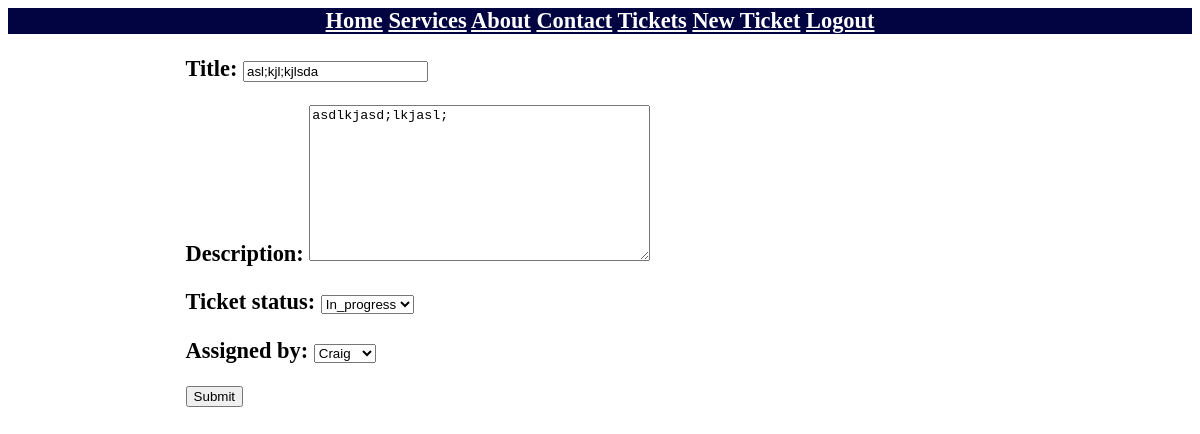
The app's page /edit/1/ (signed in) with its own data.
### webdev/models.py (models this page shows, shortened)
class Tickets(models.Model):
    NEW = 'New'
    IN_PROGESS = 'In Progress'
    DONE = 'Done'
    INVALID = 'Invalid'
    TICKET_STATUS_CHOICES = [
        (NEW, 'New'),
        (IN_PROGESS, 'In_progress'),
        (DONE, 'Done'),
        (INVALID, 'Invalid'),
    ]
    title = models.CharField(max_length=100)
    post_date = models.DateTimeField(default=timezone.now)
    description = models.TextField()
    ticket_status = models.CharField(
        max_length=20,
        choices=TICKET_STATUS_CHOICES,
        default=NEW
    )
    created_by = models.ForeignKey(
        User,
        on_delete=models.CASCADE,
        related_name='created_by+'
    )
    assigned_by = models.ForeignKey(
        User,
        on_delete=models.CASCADE,
        default=None,
        null=True,
        blank=True,
        related_name='assigned_by+'
    )
    completed_by = models.ForeignKey(
        User,
        on_delete=models.CASCADE,
        default=None,
        null=True,
        related_name='completed_by+'
    )

### webdev/views.py (the view, shortened to what this page needs)
# urls.py: path('edit/<int:id>/', v.edit_ticket_view, name='edit'),
@login_required
def edit_ticket_view(request, id):
    html = 'genericform.html'
    instance = Tickets.objects.get(id=id)
    form = adding_new_ticket_form(instance=instance)
    return render(request, html, {'form': form})

### webdev/forms.py
class adding_new_ticket_form(forms.ModelForm):
    class Meta:
        model = Tickets
        fields = [
            'title',
            'description',
            'ticket_status',
            'assigned_by'
        ]
        widgets = {
            'ticket': forms.RadioSelect
        }

### templates/genericform.html (shortened to what this page needs)
{% include 'navbar.html' %}
<head></head>
{% load static %}
<link rel="stylesheet" type="text/css" href="{% static 'main.css' %}">
<div>
    <form action="" method="post" style="margin-left: 15%;">
        {{ form.as_p }}
        <input aria-label="form" type="submit" value="Submit">
    </form>
</div>

### records on screen
Tickets: title "asl;kjl;kjlsda", description "asdlkjasd;lkjasl;", ticket_status "In_progress", assigned_by "Craig"
